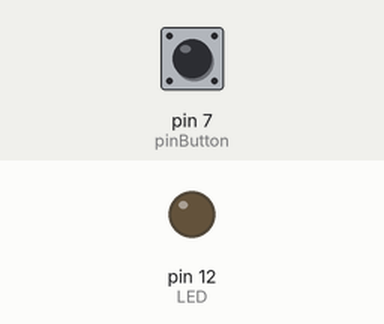
Recording of a sketch running on a simulated Arduino Uno, built with avr-gcc and run on an emulated ATmega328P. On the bench: output pins drawn as LEDs (lit = HIGH). Dashed ring = blinking. Inputs (shaded band) come from the test bench; at power-on: pin 7 (pinButton) LOW.

Above: at 1.2 s.
1.3 s: pin 7 (pinButton) pulled HIGH for 1 s
At 3.1 s:
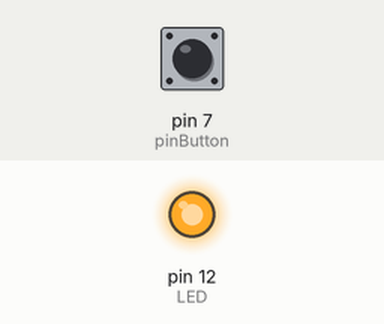
3.8 s: pin 7 (pinButton) pulled HIGH for 0.15 s
At 4.3 s:
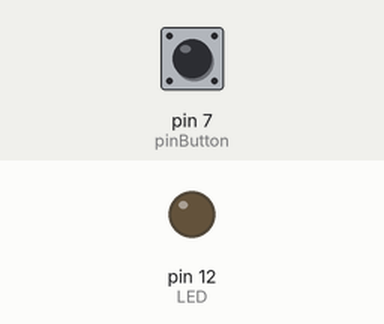
5.4 s: pin 7 (pinButton) pulled HIGH for 3.2 s
At 5.5 s:
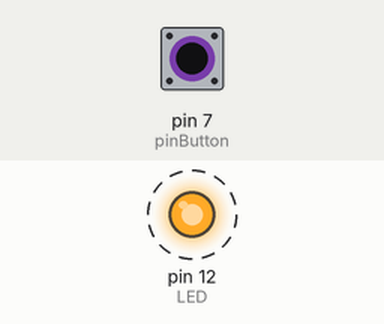
Timing chart, 0 to 9.9 s (numbered marks = the images above; inputs shaded):
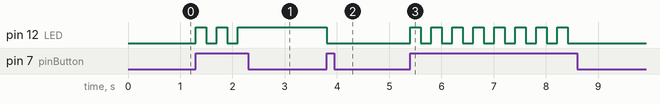

Measured:
- after the input at 1.3 s, pin 12 (LED): alternates HIGH for 0.20 s and LOW for 0.20 s, 5 changes in all, then stays HIGH, starting at once
- after the input at 3.8 s, pin 12 (LED): HIGH → LOW at once
- after the input at 5.4 s, pin 12 (LED): alternates HIGH for 0.20 s and LOW for 0.20 s, 16 changes in all, then stays LOW, starting at once

The sketch:

Parcial_2_P5.ino
```cpp
/*************/
/*  Encendido de Led por medio de pulsador con interrupciones externas HW */
/*************/

/*** Mauro Ferney Martinez Quiroga ***/


/*** Profesor: Jonathan Pardo   ***/


/*** se inicializan variables  ***/

int pinButton = 7;
int LED = 12;
int stateLED = LOW;
int stateButton;
int previous = LOW;
long time = 0;
long debounce = 200;


/*** se definen los pines como entrada (Pulsador) y  salida(Led) ***/
void setup() {
  pinMode(pinButton, INPUT);
  pinMode(LED, OUTPUT);
}

 /*** si se presiona el botón (Pulsador) el LED está apagado o viceversa ***/

void loop() {
  stateButton = digitalRead(pinButton);
  if(stateButton == HIGH && previous == LOW && millis() - time > debounce) {
    if(stateLED == HIGH){
      stateLED = LOW;
    } else {
       stateLED = HIGH;
    }
    time = millis();
  }
  digitalWrite(LED, stateLED);
  previous == stateButton;
}
```
